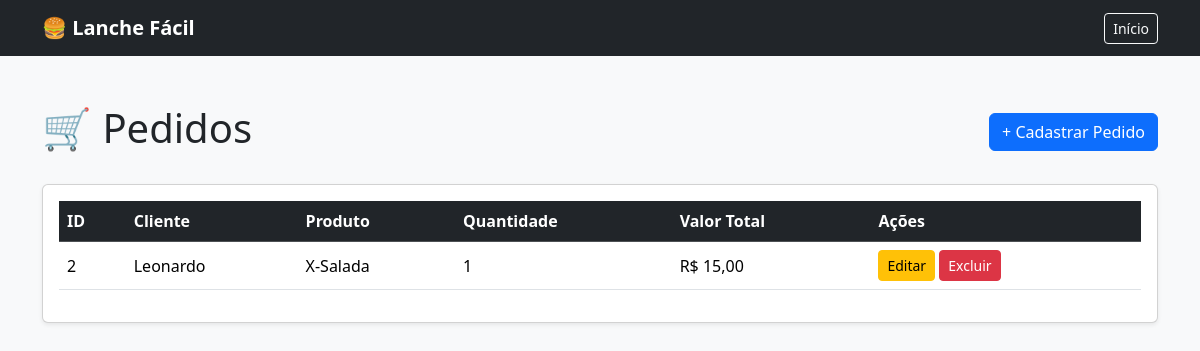
Page /pedidos/ on the committed database.
### pedidos/models.py (models this page shows, shortened)
class Pedido(models.Model):
    cliente = models.ForeignKey(Cliente, on_delete=models.CASCADE)
    produto = models.ForeignKey(Produto, on_delete=models.CASCADE)
    quantidade = models.IntegerField()
    valor_total = models.DecimalField(max_digits=10, decimal_places=2)

class Cliente(models.Model):
    nome = models.CharField(max_length=100)
    telefone = models.CharField(max_length=20)

class Produto(models.Model):
    nome = models.CharField(max_length=100)
    categoria = models.CharField(max_length=50)
    preco = models.DecimalField(max_digits=10, decimal_places=2)

### pedidos/views.py (the view)
# urls.py: path("pedidos/", views.lista_pedidos, name="lista_pedidos"),
def lista_pedidos(request):
    pedidos = Pedido.objects.all()
    return render(request, "pedidos/pedidos.html", {"pedidos": pedidos})

### pedidos/templates/pedidos/pedidos.html (shortened to what this page needs)
<!DOCTYPE html>
<html lang="pt-br">
<head>
    <link
        href="https://cdn.jsdelivr.net/npm/bootstrap@5.3.3/dist/css/bootstrap.min.css"
        rel="stylesheet"
    >
</head>
<body class="bg-light">
<nav class="navbar navbar-dark bg-dark">
    <div class="container">
        <a class="navbar-brand fw-bold" href="/">
            🍔 Lanche Fácil
        </a>
        <a href="/" class="btn btn-outline-light btn-sm">
            Início
        </a>
    </div>
</nav>
<div class="container py-5">
    <div class="d-flex justify-content-between align-items-center mb-4">
        <h1>🛒 Pedidos</h1>
        <a href="{% url 'cadastrar_pedido' %}" class="btn btn-primary">
            + Cadastrar Pedido
        </a>
    </div>
    {% if pedidos %}
    <div class="card shadow-sm">
        <div class="card-body">
            <div class="table-responsive">
                <table class="table table-hover align-middle">
                    <thead class="table-dark">
                        <tr>
                            <th>ID</th>
                            <th>Cliente</th>
                            <th>Produto</th>
                            <th>Quantidade</th>
                            <th>Valor Total</th>
                            <th>Ações</th>
                        </tr>
                    </thead>
                    <tbody>
                        {% for pedido in pedidos %}
                        <tr>
                            <td>{{ pedido.id }}</td>
                            <td>{{ pedido.cliente.nome }}</td>
                            <td>{{ pedido.produto.nome }}</td>
                            <td>{{ pedido.quantidade }}</td>
                            <td>R$ {{ pedido.valor_total }}</td>
                            <td>
                                <a
                                    href="{% url 'editar_pedido' pedido.id %}"
                                    class="btn btn-warning btn-sm"
                                >
                                    Editar
                                </a>
                                <a
                                    href="{% url 'excluir_pedido' pedido.id %}"
                                    class="btn btn-danger btn-sm"
                                >
                                    Excluir
                                </a>
                            </td>
                        </tr>
                        {% endfor %}
                    </tbody>
                </table>
            </div>
        </div>
    </div>
    {% else %}
    <div class="alert alert-info">
        Nenhum pedido cadastrado ainda.
    </div>
    {% endif %}
</div>
</body>
</html>

### rows in the picture
Pedido: id "2", cliente.nome "Leonardo", produto.nome "X-Salada", quantidade "1", valor_total "15,00"
